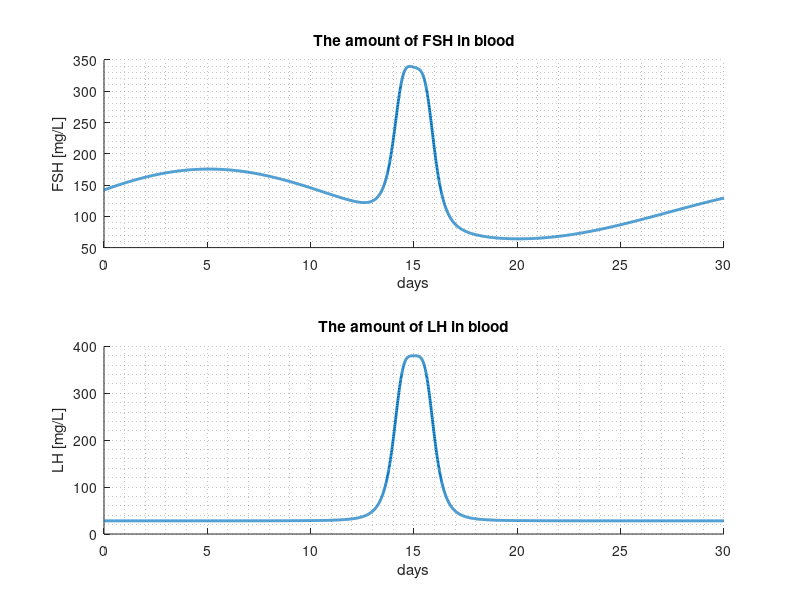

Write MATLAB code to recreate this figure. (Note: this script raises an error after producing the figure.)
clear;clc;close all
h = 0.01;
t = 0:h:30;

for i = 1:length(t)
   val = 175*exp(-(t(i)-5)^2/120) + 150*exp(-(t(i)-35)^2/160);
   FSH(i) = 250 - (250*(t(i) - 15)^4 )/(1+(t(i)-15)^4) + val;
   LH(i) = 380 - 352*(t(i)-15)^4/(1+(t(i)-15)^4);
end
figure(1);
subplot(2,1,1); hold on; grid minor
plot(t, FSH, 'Linewidth', 2)
xlabel('days')
ylabel('FSH [mg/L]')
title('The amount of FSH in blood')

subplot(2,1,2); hold on; grid minor
plot(t, LH, 'Linewidth', 2)
xlabel('days')
ylabel('LH [mg/L]')
title('The amount of LH in blood')

sgtitle('Hormones')